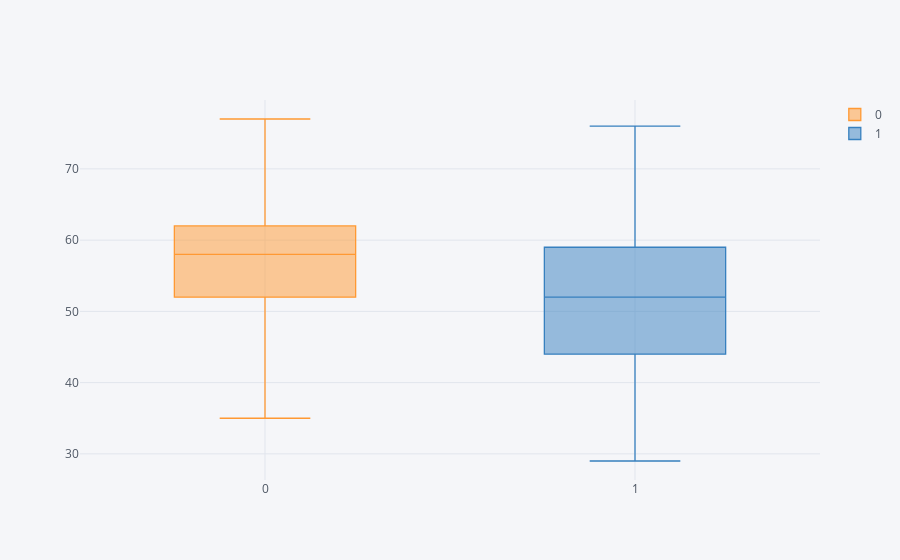

Notebook source saved alongside this figure:
### Code cell
heart.pivot(values="age",columns="target").iplot(kind="box")

### Figure 1 — Plotly figure (JSON) as saved in the notebook; plotly's stock layout.template omitted (floating-point values rounded to 4 significant figures; data arrays with more than 128 entries replaced by an {"elided": "..."} marker saying what was removed)
{"data": [{"boxpoints": false, "line": {"width": 1.3}, "marker": {"color": "rgba(255, 153, 51, 1.0)"}, "name": "0", "orientation": "v", "type": "box", "y": {"elided": "303 int values"}}, {"boxpoints": false, "line": {"width": 1.3}, "marker": {"color": "rgba(55, 128, 191, 1.0)"}, "name": "1", "orientation": "v", "type": "box", "y": {"elided": "303 int values"}}], "layout": {"legend": {"bgcolor": "#F5F6F9", "font": {"color": "#4D5663"}}, "paper_bgcolor": "#F5F6F9", "plot_bgcolor": "#F5F6F9", "title": {"font": {"color": "#4D5663"}}, "xaxis": {"gridcolor": "#E1E5ED", "showgrid": true, "tickfont": {"color": "#4D5663"}, "title": {"font": {"color": "#4D5663"}, "text": ""}, "zerolinecolor": "#E1E5ED"}, "yaxis": {"gridcolor": "#E1E5ED", "showgrid": true, "tickfont": {"color": "#4D5663"}, "title": {"font": {"color": "#4D5663"}, "text": ""}, "zerolinecolor": "#E1E5ED"}}}
